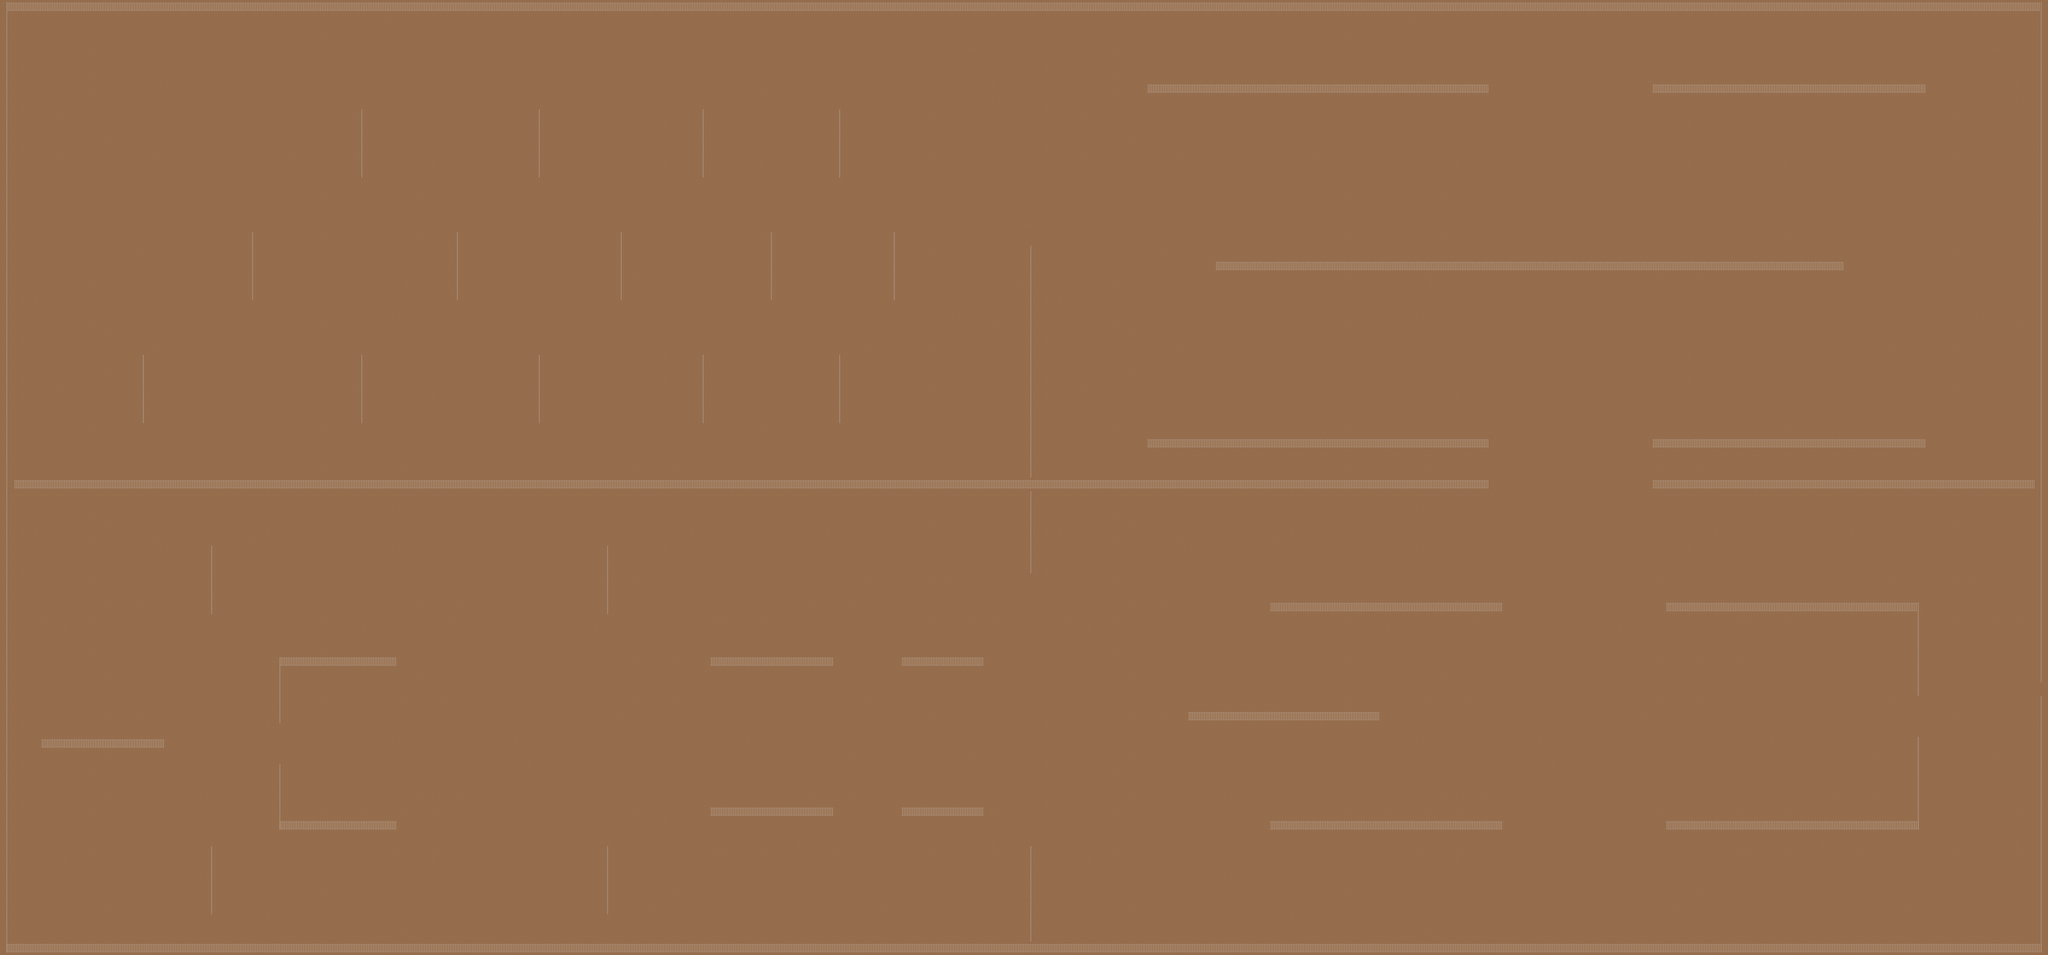

Below is a game level as drawn by its tile map, then a one-line description and the .tmx that defines it (tile-layer data replaced by summaries):
An orthogonal 150x70 tile map with 64x64 px tiles, 2 tile layers (Ground, Fences).

<map version="1.2" tiledversion="1.2.0" orientation="orthogonal" renderorder="right-down" width="150" height="70" tilewidth="64" tileheight="64" infinite="0" nextlayerid="3" nextobjectid="1">
 <tileset firstgid="1" name="leveltileset" tilewidth="64" tileheight="64" tilecount="16" columns="16">
  <image source="Images/Tileset.png" width="1024" height="64" />
 </tileset>
 <layer id="1" name="Ground" width="150" height="70">
  <data>[10500 cells, 10500 non-empty, 1 distinct tile ids]</data>
 </layer>
 <layer id="2" name="Fences" width="150" height="70">
  <data>[10500 cells, 990 non-empty, 6 distinct tile ids]</data>
 </layer>
</map>
